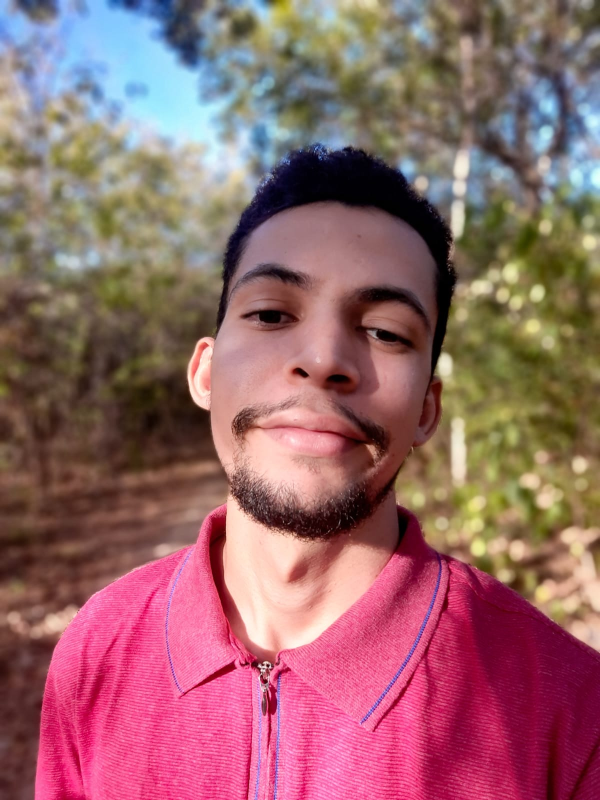
#> input picture img/image.jpeg, 1200 x 1600 px (shown at 1/2 size)
$ python resizeimage.py
#> lines starting #> are read from the running program, lines starting #| are printed output that depends on the picture
import cv2
maxwidth, maxheight = 400, 500

img = cv2.imread('../img/image.jpeg')
#> img is the input picture: shape (1600, 1200, 3); mean B, G, R 105.9, 102.3, 149.5
f1 = maxwidth / img.shape[1]
#> f1 = 0.333
f2 = maxheight / img.shape[0]
#> f2 = 0.312
f = min(f1, f2)  # resizing factor
#> f = 0.312
dim = (int(img.shape[1] * f), int(img.shape[0] * f))
#> dim = (375, 500)
resized = cv2.resize(img, dim)
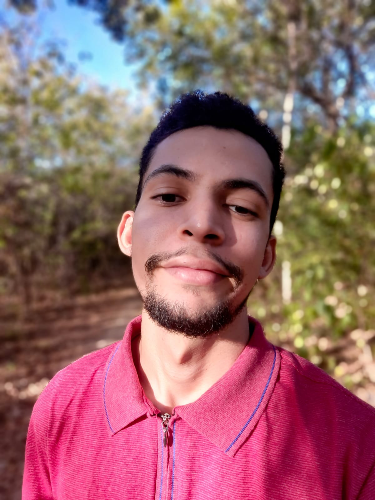
#> resized: shape (500, 375, 3); mean B, G, R 105.8, 102.2, 149.4
cv2.imwrite('../img/rezidedimage.png', resized)
